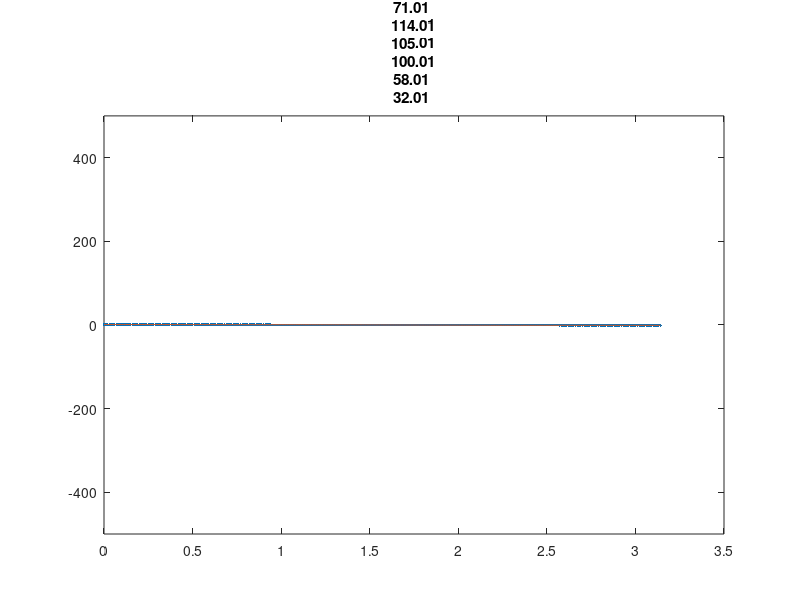
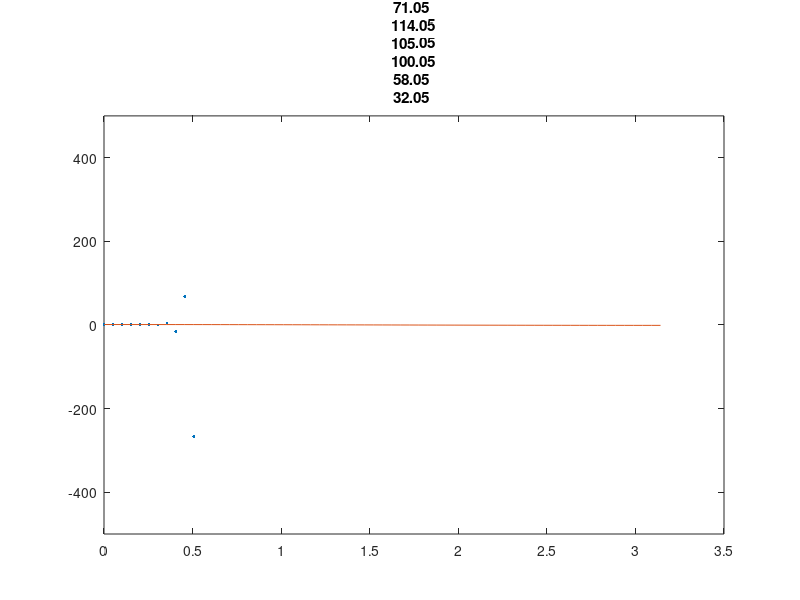
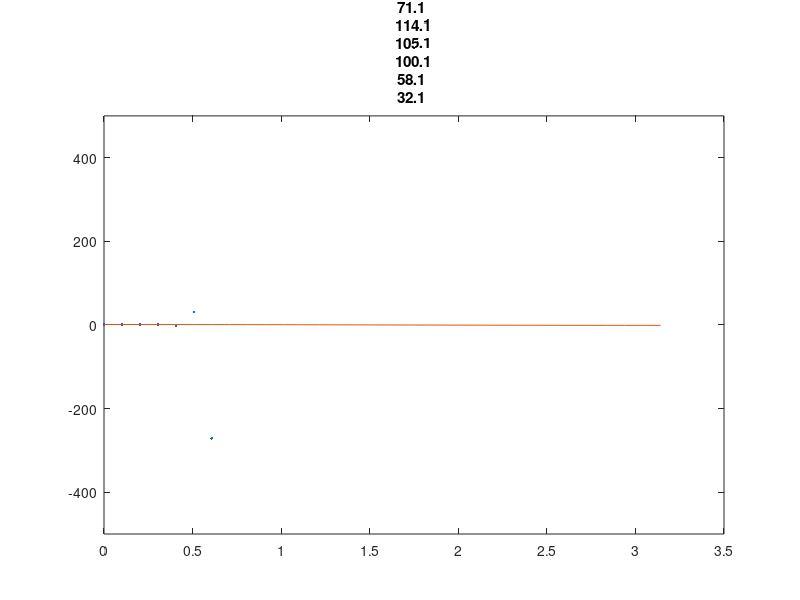
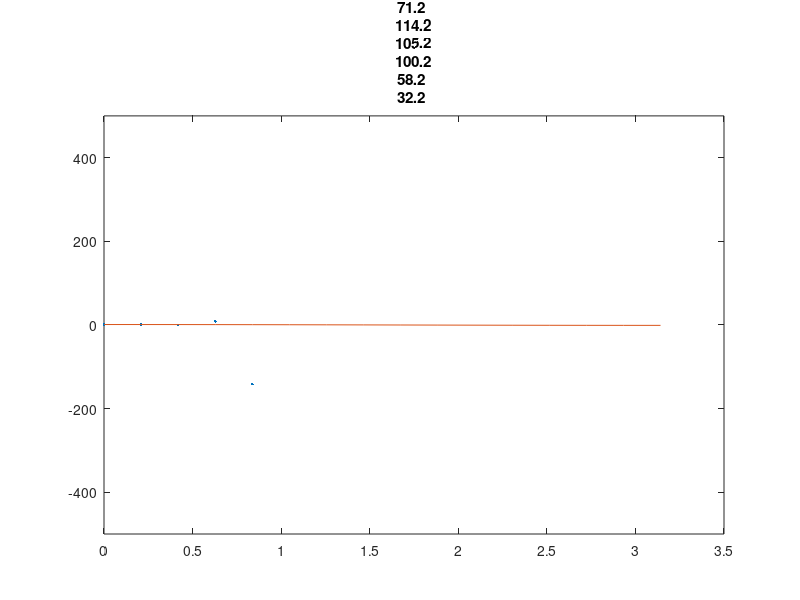

The MATLAB source for these figures, in order:
clear all;
a = 0.0;
b = pi;
t0 = a;
y0 = 1.0;

f = @(t,y) -100*y + 100*cos(t) - sin(t);
yd = @(t) cos(t);   % exact solution

method = 'explicit';
% possible methods: 'explicit', 'implicit', 'trapezoidal', 'midpoint'

for h = [0.4, 0.2, 0.1, 0.05, 0.01]
    n = abs(a - b) / h;    % calculate number of steps based on step size and total time
    t = linspace(a, b, n + 1);

    ydd = zeros(round(n), 1);   % exact values at times k * h
    for k = 1:n+1
        ydd(k) = yd(t(k));
    end
 
    switch method
        case 'explicit'
            ya = [];
            ya(1) = y0;
            for k = 1:n
                yar = ya(k) + h*f(t(k), ya(k));
                ya = [ya, yar];
            end

        case 'implicit'
            ya = [];
            ya(1) = y0;
            for k = 1:n
                yar = (ya(k) + h * 100 * cos(t(k+1)) - h * sin(t(k+1))) / (1 + 100*h);
                ya = [ya, yar];
            end

        case 'trapezoidal'
            ya = [];
            ya(1) = y0;
            for k = 1:n
                %yar = ;
            end

        case 'midpoint'
            ya = [];
            ya(1) = y0;
            ya(2) = y0 + h * f(t0, y0);
            for k=2:n
                yar = ya(k-1) + 2 * h * ya(k);
                ya = [ya, yar];
            end
    end

    figure(h*1000);
    plot(t, ya, '.', t, ydd, '-');
    title("Grid: " + h);
    ylim([-500, 500]);
end
